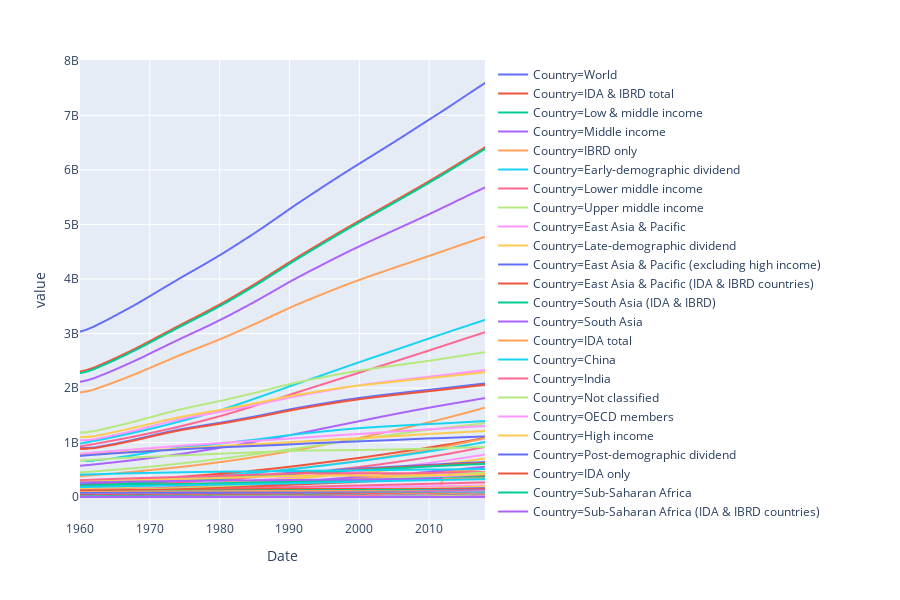

Notebook code cell kept with this figure:
### Code cell
fig = px.line(population_cleaned, x='Date', y='value',color='Country')
fig.show()
